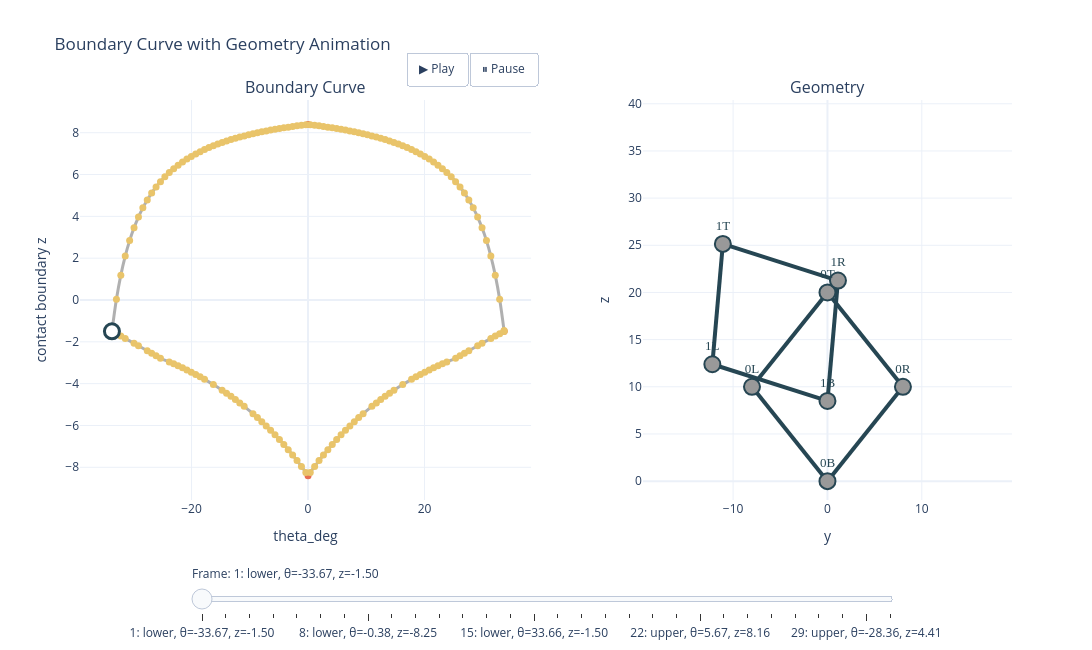

Notebook cell for this chart:
### Code cell
# make the boundary curve animation again with double contact points
fig2 = plot_boundary_with_geometry_movie(
    boundary_results_with_double_contacts,
    n_frames=30,
)

### Figure 1 — Plotly figure (JSON) as saved in the notebook; plotly's stock layout.template omitted (floating-point values rounded to 4 significant figures; data arrays with more than 128 entries replaced by an {"elided": "..."} marker saying what was removed)
{"data": [{"hoverinfo": "skip", "line": {"color": "rgba(80,80,80,0.45)", "shape": "spline", "smoothing": 1, "width": 3}, "mode": "lines", "name": "boundary curve (lower)", "type": "scatter", "x": [-33.67, -33.66, -32.9, -32.14, -31.39, -29.87, -29.12, -27.61, -26.85, -26.09, -25.34, -23.82, -23.07, -22.31, -21.55, -20.8, -20.04, -19.29, -18.53, -17.77, -16.26, -14.75, -13.99, -13.24, -12.48, -11.72, -10.97, -9.454, -8.697, -7.941, -7.185, -6.429, -5.672, -4.916, -4.16, -3.403, -2.647, -1.891, -1.134, -0.3782, 0, 0.3782, 1.134, 1.891, 2.647, 3.403, 4.16, 4.916, 5.672, 6.429, 7.185, 7.941, 8.697, 9.454, 10.97, 11.72, 12.48, 13.24, 13.99, 14.75, 16.26, 17.77, 18.53, 19.29, 20.04, 20.8, 21.55, 22.31, 23.07, 23.82, 25.34, 26.09, 26.85, 27.61, 29.12, 29.87, 31.39, 32.14, 32.9, 33.66, 33.67], "xaxis": "x", "y": [-1.499, -1.501, -1.613, -1.727, -1.841, -2.071, -2.188, -2.425, -2.545, -2.667, -2.789, -2.96, -3.051, -3.145, -3.243, -3.345, -3.451, -3.561, -3.676, -3.794, -4.045, -4.316, -4.458, -4.607, -4.761, -4.921, -5.087, -5.439, -5.625, -5.819, -6.02, -6.23, -6.448, -6.674, -6.91, -7.156, -7.413, -7.68, -7.958, -8.249, -8.399, -8.249, -7.958, -7.68, -7.413, -7.156, -6.91, -6.674, -6.448, -6.23, -6.02, -5.819, -5.625, -5.439, -5.087, -4.921, -4.761, -4.607, -4.458, -4.316, -4.045, -3.794, -3.676, -3.561, -3.451, -3.345, -3.243, -3.145, -3.051, -2.96, -2.789, -2.667, -2.545, -2.425, -2.188, -2.071, -1.841, -1.727, -1.613, -1.501, -1.499], "yaxis": "y"}, {"hoverinfo": "skip", "line": {"color": "rgba(80,80,80,0.45)", "shape": "spline", "smoothing": 1, "width": 3}, "mode": "lines", "name": "boundary curve (upper)", "type": "scatter", "x": [-33.66, -32.9, -32.14, -31.39, -30.63, -29.87, -29.12, -28.36, -27.61, -26.85, -26.09, -25.34, -24.58, -23.82, -23.07, -22.31, -21.55, -20.8, -20.04, -19.29, -18.53, -17.77, -17.02, -16.26, -15.5, -14.75, -13.99, -13.24, -12.48, -11.72, -10.97, -10.21, -9.454, -8.697, -7.941, -7.185, -6.429, -5.672, -4.916, -4.16, -3.403, -2.647, -1.891, -1.134, -0.3782, 0, 0.3782, 1.134, 1.891, 2.647, 3.403, 4.16, 4.916, 5.672, 6.429, 7.185, 7.941, 8.697, 9.454, 10.21, 10.97, 11.72, 12.48, 13.24, 13.99, 14.75, 15.5, 16.26, 17.02, 17.77, 18.53, 19.29, 20.04, 20.8, 21.55, 22.31, 23.07, 23.82, 24.58, 25.34, 26.09, 26.85, 27.61, 28.36, 29.12, 29.87, 30.63, 31.39, 32.14, 32.9, 33.66], "xaxis": "x", "y": [-1.464, 0.03715, 1.189, 2.101, 2.841, 3.453, 3.968, 4.406, 4.785, 5.114, 5.404, 5.661, 5.889, 6.095, 6.28, 6.447, 6.6, 6.74, 6.868, 6.986, 7.094, 7.195, 7.289, 7.376, 7.457, 7.533, 7.604, 7.671, 7.733, 7.793, 7.848, 7.901, 7.951, 7.998, 8.042, 8.085, 8.125, 8.163, 8.2, 8.234, 8.268, 8.299, 8.329, 8.358, 8.386, 8.399, 8.386, 8.358, 8.329, 8.299, 8.268, 8.234, 8.2, 8.163, 8.125, 8.085, 8.042, 7.998, 7.951, 7.901, 7.848, 7.793, 7.733, 7.671, 7.604, 7.533, 7.457, 7.376, 7.289, 7.195, 7.094, 6.986, 6.868, 6.74, 6.6, 6.447, 6.28, 6.095, 5.889, 5.661, 5.404, 5.114, 4.785, 4.406, 3.968, 3.453, 2.841, 2.101, 1.189, 0.03715, -1.464], "yaxis": "y"}, {"hovertemplate": "%{text}<extra></extra>", "marker": {"color": "#E76F51", "size": 7}, "mode": "markers", "name": "double-contact (n=4)", "text": ["<b>theta_deg</b>: -33.6708<br><b>z</b>: -1.498907<br><b>state</b>: double-contact<br><b>branch</b>: lower<br><b>contacts</b>:<br>node_0T_vs_seg_1B_1R: -1.279554e-11<br>node_0L_vs_seg_1B_1L: -3.443357e-12<br>", "<b>theta_deg</b>: 0.0000<br><b>z</b>: -8.399219<br><b>state</b>: double-contact<br><b>branch</b>: lower<br><b>contacts</b>:<br>node_1L_vs_seg_0L_0T: 3.552498e-09<br>node_1R_vs_seg_0R_0T: 3.552498e-09<br>node_1B_vs_seg_0B_0L: 3.552498e-09<br>node_1B_vs_seg_0B_0R: 3.552498e-09<br>node_0T_vs_seg_1R_1T: 3.552498e-09<br>node_0T_vs_seg_1L_1T: 3.552498e-09<br>node_0R_vs_seg_1B_1R: 3.552498e-09<br>node_0L_vs_seg_1B_1L: 3.552498e-09<br>", "<b>theta_deg</b>: 0.0000<br><b>z</b>: 8.399219<br><b>state</b>: double-contact<br><b>branch</b>: upper<br><b>contacts</b>:<br>node_1B_vs_seg_0R_0T: 3.552498e-09<br>node_1B_vs_seg_0L_0T: 3.552498e-09<br>node_0T_vs_seg_1B_1R: 3.552498e-09<br>node_0T_vs_seg_1B_1L: 3.552498e-09<br>", "<b>theta_deg</b>: 33.6708<br><b>z</b>: -1.498907<br><b>state</b>: double-contact<br><b>branch</b>: lower<br><b>contacts</b>:<br>node_0T_vs_seg_1B_1L: -1.279465e-11<br>node_0R_vs_seg_1B_1R: -3.440692e-12<br>"], "type": "scatter", "x": [-33.67, 0, 0, 33.67], "xaxis": "x", "y": [-1.499, -8.399, 8.399, -1.499], "yaxis": "y"}, {"hovertemplate": "%{text}<extra></extra>", "marker": {"color": "#E9C46A", "size": 7}, "mode": "markers", "name": "single-contact (n=168)", "text": {"elided": "168 str values"}, "type": "scatter", "x": {"elided": "168 float values"}, "xaxis": "x", "y": {"elided": "168 float values"}, "yaxis": "y"}, {"hovertemplate": "<b>selected point</b><br>theta: -33.6708<br>z: -1.498907<br>state: double-contact<extra></extra>", "marker": {"color": "white", "line": {"color": "#264653", "width": 3}, "size": 15, "symbol": "circle"}, "mode": "markers", "name": "selected point", "showlegend": false, "type": "scatter", "x": [-33.67], "xaxis": "x", "y": [-1.499], "yaxis": "y"}, {"hoverinfo": "skip", "line": {"color": "#264653", "width": 4}, "mode": "lines", "name": "geometry", "showlegend": false, "type": "scatter", "x": [0, -8, null, -8, 0, null, 0, 8, null, 8, 0, null, 0, -12.2, null, -12.2, -11.09, null, -11.09, 1.114, null, 1.114, 0, null], "xaxis": "x2", "y": [0, 10, null, 10, 20, null, 20, 10, null, 10, 0, null, 8.501, 12.39, null, 12.39, 25.15, null, 25.15, 21.26, null, 21.26, 8.501, null], "yaxis": "y2"}, {"hovertemplate": "<b>%{text}</b><br>y: %{x:.3f}<br>z: %{y:.3f}<extra></extra>", "marker": {"color": "#999999", "line": {"color": "#264653", "width": 2}, "size": 16}, "mode": "markers+text", "name": "nodes", "showlegend": false, "text": ["0B", "0L", "0R", "0T", "1B", "1L", "1R", "1T"], "textfont": {"color": "#264653", "family": "Arial Black", "size": 13}, "textposition": "top center", "type": "scatter", "x": [0, -8, 8, 0, 0, -12.2, 1.114, -11.09], "xaxis": "x2", "y": [0, 10, 10, 20, 8.501, 12.39, 21.26, 25.15], "yaxis": "y2"}], "layout": {"annotations": [{"font": {"size": 16}, "showarrow": false, "text": "Boundary Curve", "x": 0.242, "xanchor": "center", "xref": "paper", "y": 1, "yanchor": "bottom", "yref": "paper"}, {"font": {"size": 16}, "showarrow": false, "text": "Geometry", "x": 0.802, "xanchor": "center", "xref": "paper", "y": 1, "yanchor": "bottom", "yref": "paper"}], "height": 650, "legend": {"bgcolor": "rgba(255,255,255,0.7)", "x": 0.02, "xanchor": "left", "y": 0.98, "yanchor": "top"}, "showlegend": false, "sliders": [{"active": 0, "currentvalue": {"prefix": "Frame: "}, "len": 0.76, "pad": {"t": 30}, "steps": [{"args": [["frame_0"], {"frame": {"duration": 800, "redraw": true}, "mode": "immediate", "transition": {"duration": 200}}], "label": "1: lower, θ=-33.67, z=-1.50", "method": "animate"}, {"args": [["frame_1"], {"frame": {"duration": 800, "redraw": true}, "mode": "immediate", "transition": {"duration": 200}}], "label": "2: lower, θ=-33.66, z=-1.50", "method": "animate"}, {"args": [["frame_2"], {"frame": {"duration": 800, "redraw": true}, "mode": "immediate", "transition": {"duration": 200}}], "label": "3: lower, θ=-27.61, z=-2.43", "method": "animate"}, {"args": [["frame_3"], {"frame": {"duration": 800, "redraw": true}, "mode": "immediate", "transition": {"duration": 200}}], "label": "4: lower, θ=-21.55, z=-3.24", "method": "animate"}, {"args": [["frame_4"], {"frame": {"duration": 800, "redraw": true}, "mode": "immediate", "transition": {"duration": 200}}], "label": "5: lower, θ=-16.26, z=-4.05", "method": "animate"}, {"args": [["frame_5"], {"frame": {"duration": 800, "redraw": true}, "mode": "immediate", "transition": {"duration": 200}}], "label": "6: lower, θ=-9.45, z=-5.44", "method": "animate"}, {"args": [["frame_6"], {"frame": {"duration": 800, "redraw": true}, "mode": "immediate", "transition": {"duration": 200}}], "label": "7: lower, θ=-4.92, z=-6.67", "method": "animate"}, {"args": [["frame_7"], {"frame": {"duration": 800, "redraw": true}, "mode": "immediate", "transition": {"duration": 200}}], "label": "8: lower, θ=-0.38, z=-8.25", "method": "animate"}, {"args": [["frame_8"], {"frame": {"duration": 800, "redraw": true}, "mode": "immediate", "transition": {"duration": 200}}], "label": "9: lower, θ=0.00, z=-8.40", "method": "animate"}, {"args": [["frame_9"], {"frame": {"duration": 800, "redraw": true}, "mode": "immediate", "transition": {"duration": 200}}], "label": "10: lower, θ=4.92, z=-6.67", "method": "animate"}, {"args": [["frame_10"], {"frame": {"duration": 800, "redraw": true}, "mode": "immediate", "transition": {"duration": 200}}], "label": "11: lower, θ=9.45, z=-5.44", "method": "animate"}, {"args": [["frame_11"], {"frame": {"duration": 800, "redraw": true}, "mode": "immediate", "transition": {"duration": 200}}], "label": "12: lower, θ=16.26, z=-4.05", "method": "animate"}, {"args": [["frame_12"], {"frame": {"duration": 800, "redraw": true}, "mode": "immediate", "transition": {"duration": 200}}], "label": "13: lower, θ=21.55, z=-3.24", "method": "animate"}, {"args": [["frame_13"], {"frame": {"duration": 800, "redraw": true}, "mode": "immediate", "transition": {"duration": 200}}], "label": "14: lower, θ=27.61, z=-2.43", "method": "animate"}, {"args": [["frame_14"], {"frame": {"duration": 800, "redraw": true}, "mode": "immediate", "transition": {"duration": 200}}], "label": "15: lower, θ=33.66, z=-1.50", "method": "animate"}, {"args": [["frame_15"], {"frame": {"duration": 800, "redraw": true}, "mode": "immediate", "transition": {"duration": 200}}], "label": "16: lower, θ=33.67, z=-1.50", "method": "animate"}, {"args": [["frame_16"], {"frame": {"duration": 800, "redraw": true}, "mode": "immediate", "transition": {"duration": 200}}], "label": "17: upper, θ=33.66, z=-1.46", "method": "animate"}, {"args": [["frame_17"], {"frame": {"duration": 800, "redraw": true}, "mode": "immediate", "transition": {"duration": 200}}], "label": "18: upper, θ=28.36, z=4.41", "method": "animate"}, {"args": [["frame_18"], {"frame": {"duration": 800, "redraw": true}, "mode": "immediate", "transition": {"duration": 200}}], "label": "19: upper, θ=22.31, z=6.45", "method": "animate"}, {"args": [["frame_19"], {"frame": {"duration": 800, "redraw": true}, "mode": "immediate", "transition": {"duration": 200}}], "label": "20: upper, θ=17.02, z=7.29", "method": "animate"}, {"args": [["frame_20"], {"frame": {"duration": 800, "redraw": true}, "mode": "immediate", "transition": {"duration": 200}}], "label": "21: upper, θ=10.97, z=7.85", "method": "animate"}, {"args": [["frame_21"], {"frame": {"duration": 800, "redraw": true}, "mode": "immediate", "transition": {"duration": 200}}], "label": "22: upper, θ=5.67, z=8.16", "method": "animate"}, {"args": [["frame_22"], {"frame": {"duration": 800, "redraw": true}, "mode": "immediate", "transition": {"duration": 200}}], "label": "23: upper, θ=0.00, z=8.40", "method": "animate"}, {"args": [["frame_23"], {"frame": {"duration": 800, "redraw": true}, "mode": "immediate", "transition": {"duration": 200}}], "label": "24: upper, θ=-0.38, z=8.39", "method": "animate"}, {"args": [["frame_24"], {"frame": {"duration": 800, "redraw": true}, "mode": "immediate", "transition": {"duration": 200}}], "label": "25: upper, θ=-5.67, z=8.16", "method": "animate"}, {"args": [["frame_25"], {"frame": {"duration": 800, "redraw": true}, "mode": "immediate", "transition": {"duration": 200}}], "label": "26: upper, θ=-10.97, z=7.85", "method": "animate"}, {"args": [["frame_26"], {"frame": {"duration": 800, "redraw": true}, "mode": "immediate", "transition": {"duration": 200}}], "label": "27: upper, θ=-17.02, z=7.29", "method": "animate"}, {"args": [["frame_27"], {"frame": {"duration": 800, "redraw": true}, "mode": "immediate", "transition": {"duration": 200}}], "label": "28: upper, θ=-22.31, z=6.45", "method": "animate"}, {"args": [["frame_28"], {"frame": {"duration": 800, "redraw": true}, "mode": "immediate", "transition": {"duration": 200}}], "label": "29: upper, θ=-28.36, z=4.41", "method": "animate"}, {"args": [["frame_29"], {"frame": {"duration": 800, "redraw": true}, "mode": "immediate", "transition": {"duration": 200}}], "label": "30: upper, θ=-33.66, z=-1.46", "method": "animate"}], "x": 0.12, "y": -0.08}], "title": {"text": "Boundary Curve with Geometry Animation"}, "updatemenus": [{"buttons": [{"args": [null, {"frame": {"duration": 800, "redraw": true}, "fromcurrent": true, "mode": "immediate", "transition": {"duration": 250}}], "label": "▶ Play", "method": "animate"}, {"args": [[null], {"frame": {"duration": 0, "redraw": false}, "mode": "immediate", "transition": {"duration": 0}}], "label": "⏸ Pause", "method": "animate"}], "direction": "left", "showactive": false, "type": "buttons", "x": 0.42, "xanchor": "center", "y": 1.12, "yanchor": "top"}], "width": 1300, "xaxis": {"anchor": "y", "domain": [0, 0.484], "title": {"text": "theta_deg"}}, "xaxis2": {"anchor": "y2", "domain": [0.604, 1], "range": [-14.2, 14.2], "scaleanchor": "y2", "title": {"text": "y"}}, "yaxis": {"anchor": "x", "domain": [0, 1], "title": {"text": "contact boundary z"}}, "yaxis2": {"anchor": "x2", "domain": [0, 1], "range": [-2, 40.4], "title": {"text": "z"}}}}
